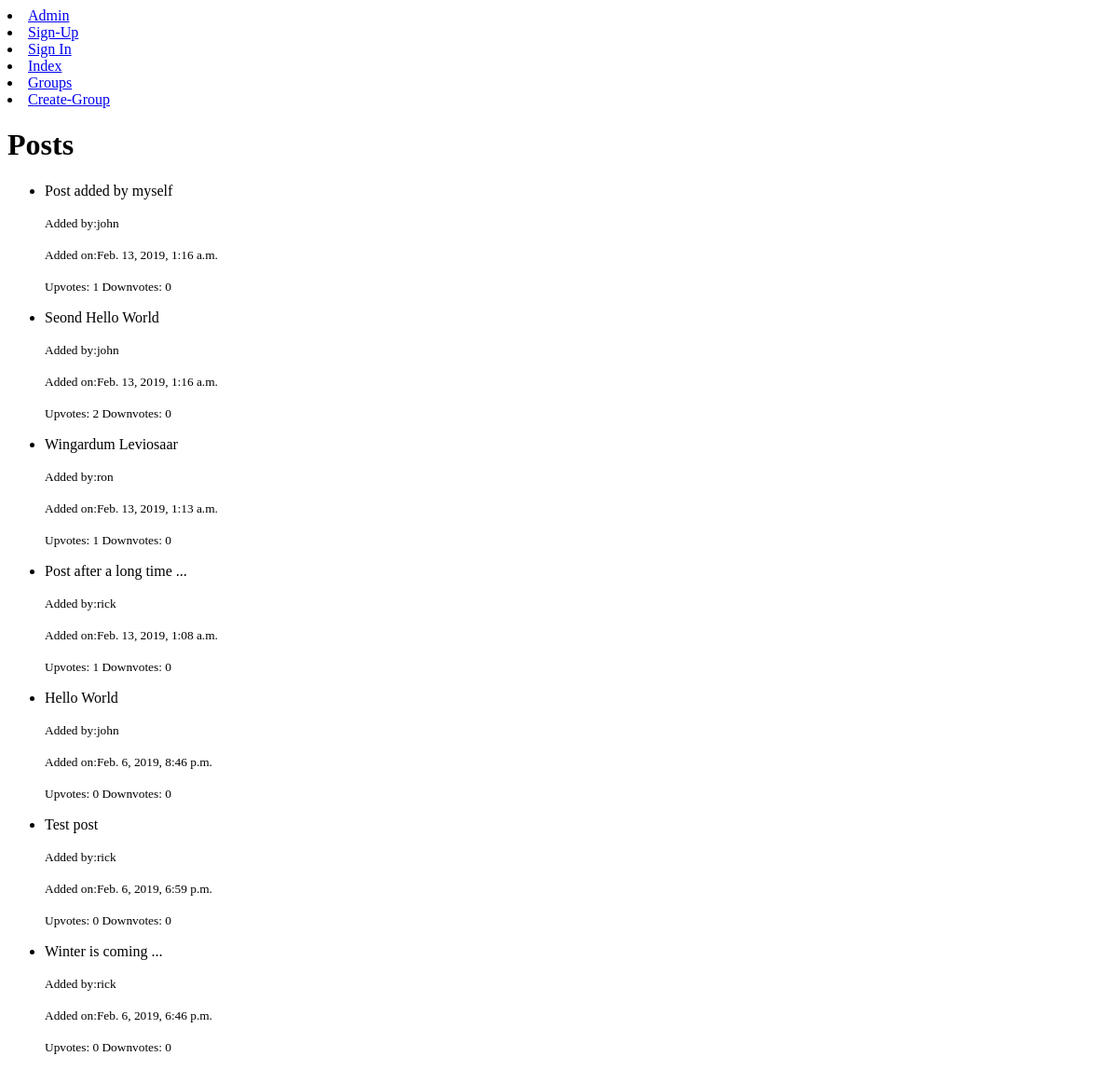
/group/game-of-thrones/posts/, run on an earlier commit of the app's database.
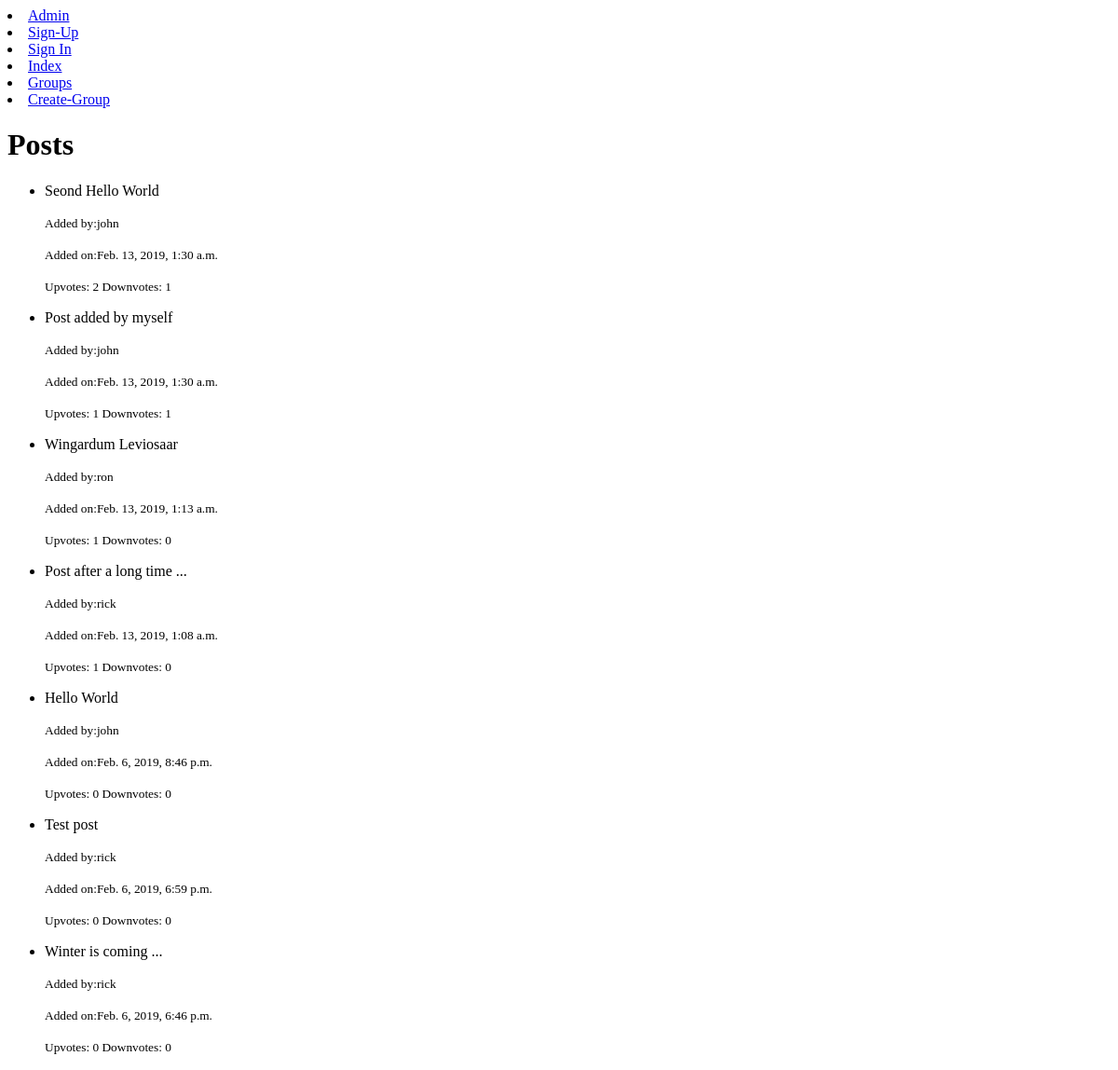
And on a later commit of the database.
### groups/models.py (models this page shows, shortened)
class Post(models.Model):
    user = models.ForeignKey(User,related_name='posts',on_delete=models.CASCADE)
    created_at = models.DateTimeField(auto_now=True)
    text = models.TextField()
    group = models.ForeignKey(Group,related_name='posts',on_delete=models.CASCADE)
    slug = models.SlugField(allow_unicode=True,default='game_of_thrones')
    upvotes = models.IntegerField(default=0)
    downvotes = models.IntegerField(default=0)
    class Meta:
        ordering = ['-created_at']
        unique_together = ('user','text')

### groups/views.py (the view)
# urls.py: path('<slug:slug>/posts/',PostListView.as_view(),name='posts_list'),
class PostListView(ListView):
    template_name = 'posts/post_list.html'
    model = Post
    context_object_name = 'posts'
    def get_queryset(self):
        slug = self.kwargs['slug']
        return Post.objects.filter(slug=slug)

### groups/templates/posts/post_list.html
{%  extends 'posts/post_base.html'%}
{% block body_block %}
  <h1>Posts</h1>
  <ul>
  {% if posts %}
  {% for post in posts %}
  <li>
    <p>{{post.text}}</p>
    <p><small>Added by:{{post.user.username}}</small></p>
    <p><small>Added on:{{post.created_at}}</small></p>
    <p><small>Upvotes: {{post.upvotes}}   Downvotes: {{post.downvotes}} </small></p>
  </li>
  {% endfor %}
  </ul>
  {% else %}
  <h2>No Posts Yet !!! </h2>
  {% endif %}
{% endblock %}

What changed in the data, as far as the page shows it:
changed Post "Seond Hello World": created_at "Feb. 13, 2019, 1:16 a.m." → "Feb. 13, 2019, 1:30 a.m."; downvotes "0" → "1"; moves up the list
changed Post "Post added by myself": created_at "Feb. 13, 2019, 1:16 a.m." → "Feb. 13, 2019, 1:30 a.m."; downvotes "0" → "1"
